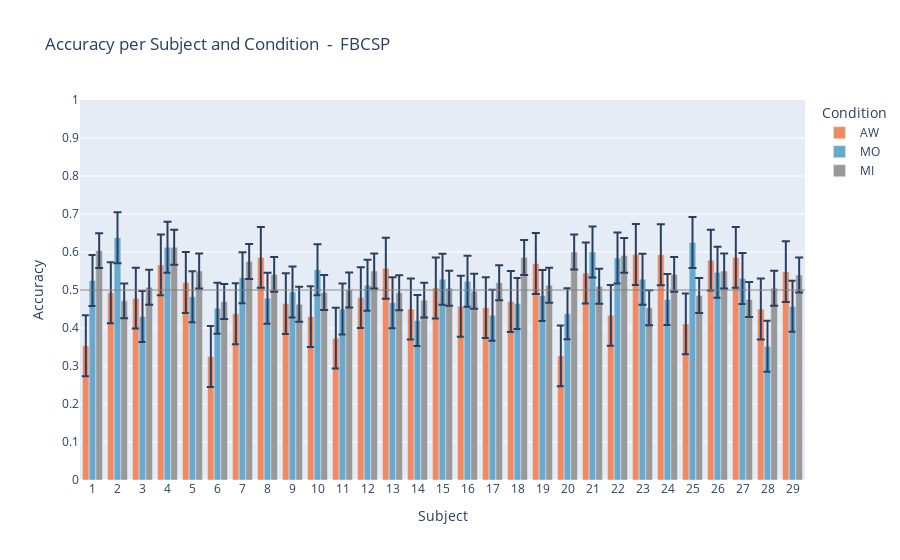

Write notebook code for a chart like this one.
### Code cell
# Create a DataFrame to organize the data
data = []
for subject_id, scores in AW_results['FBCSP'].items():
    data.append({
        'Subject': subject_id,
        'Condition': 'AW',
        'Accuracy': scores['average_accuracy']
    })
for subject_id, scores in MO_results['FBCSP'].items():
    data.append({
        'Subject': subject_id,
        'Condition': 'MO',
        'Accuracy': scores['average_accuracy']
    })
for subject_id, scores in MI_results['FBCSP'].items():
    data.append({
        'Subject': subject_id,
        'Condition': 'MI',
        'Accuracy': scores['average_accuracy']
    })

df = pd.DataFrame(data)
df_grouped = df.iloc[:,1:].groupby('Condition').agg(['mean', 'std'])
print(df_grouped)

# Calculate means and stds for error bars
means = df.groupby('Condition')['Accuracy'].mean()
stds = df.groupby('Condition')['Accuracy'].std()

# Create Plotly grouped bar chart with error bars
fig = go.Figure()

for condition in df['Condition'].unique():
    cond_df = df[df['Condition'] == condition]
    fig.add_trace(go.Bar(
        x=cond_df['Subject'],
        y=cond_df['Accuracy'],
        name=condition,
        marker_color=colors[condition],
        error_y=dict(
            type='data',
            array=[stds[condition]] * len(cond_df),  # same std for all bars in this condition
            visible=True
        )
    ))

# Add chance level line
fig.add_hline(y=0.5, line_width=1, line_color="gray")

# Update layout to show subject IDs on x-axis ticks
fig.update_layout(
    barmode='group',
    xaxis_title='Subject',
    yaxis_title='Accuracy',
    title='Accuracy per Subject and Condition  -  FBCSP',
    legend_title_text='Condition',
    xaxis=dict(
        tickmode='array',
        tickvals=df['Subject'].unique(),
        ticktext=df['Subject'].unique()
    ),
    yaxis=dict(range=[0.0, 1.0], tick0=0.4, dtick=0.1),
)

fig.show()

### Figure 1 — Plotly figure (JSON) as saved in the notebook; plotly's stock layout.template omitted (floating-point values rounded to 4 significant figures)
{"data": [{"error_y": {"array": [0.08004, 0.08004, 0.08004, 0.08004, 0.08004, 0.08004, 0.08004, 0.08004, 0.08004, 0.08004, 0.08004, 0.08004, 0.08004, 0.08004, 0.08004, 0.08004, 0.08004, 0.08004, 0.08004, 0.08004, 0.08004, 0.08004, 0.08004, 0.08004, 0.08004, 0.08004, 0.08004, 0.08004, 0.08004], "type": "data", "visible": true}, "marker": {"color": "#ef8a62"}, "name": "AW", "type": "bar", "x": ["1", "2", "3", "4", "5", "6", "7", "8", "9", "10", "11", "12", "13", "14", "15", "16", "17", "18", "19", "20", "21", "22", "23", "24", "25", "26", "27", "28", "29"], "y": [0.3533, 0.4929, 0.4786, 0.5661, 0.5196, 0.325, 0.4375, 0.5857, 0.4643, 0.43, 0.3733, 0.48, 0.5571, 0.45, 0.5054, 0.4571, 0.4536, 0.4696, 0.5696, 0.3268, 0.5446, 0.4333, 0.5933, 0.5929, 0.4107, 0.5786, 0.5857, 0.45, 0.5482]}, {"error_y": {"array": [0.06707, 0.06707, 0.06707, 0.06707, 0.06707, 0.06707, 0.06707, 0.06707, 0.06707, 0.06707, 0.06707, 0.06707, 0.06707, 0.06707, 0.06707, 0.06707, 0.06707, 0.06707, 0.06707, 0.06707, 0.06707, 0.06707, 0.06707, 0.06707, 0.06707, 0.06707, 0.06707, 0.06707, 0.06707], "type": "data", "visible": true}, "marker": {"color": "#67a9cf"}, "name": "MO", "type": "bar", "x": ["1", "2", "3", "4", "5", "6", "7", "8", "9", "10", "11", "12", "13", "14", "15", "16", "17", "18", "19", "20", "21", "22", "23", "24", "25", "26", "27", "28", "29"], "y": [0.525, 0.6375, 0.4304, 0.6125, 0.4821, 0.4518, 0.5321, 0.4786, 0.4946, 0.5533, 0.45, 0.5125, 0.4667, 0.4196, 0.5286, 0.5232, 0.4333, 0.4643, 0.4857, 0.4375, 0.6, 0.5839, 0.5286, 0.475, 0.625, 0.5464, 0.5304, 0.3518, 0.4571]}, {"error_y": {"array": [0.04599, 0.04599, 0.04599, 0.04599, 0.04599, 0.04599, 0.04599, 0.04599, 0.04599, 0.04599, 0.04599, 0.04599, 0.04599, 0.04599, 0.04599, 0.04599, 0.04599, 0.04599, 0.04599, 0.04599, 0.04599, 0.04599, 0.04599, 0.04599, 0.04599, 0.04599, 0.04599, 0.04599, 0.04599], "type": "data", "visible": true}, "marker": {"color": "#999999"}, "name": "MI", "type": "bar", "x": ["1", "2", "3", "4", "5", "6", "7", "8", "9", "10", "11", "12", "13", "14", "15", "16", "17", "18", "19", "20", "21", "22", "23", "24", "25", "26", "27", "28", "29"], "y": [0.6036, 0.4714, 0.5071, 0.6125, 0.55, 0.4696, 0.575, 0.5411, 0.4625, 0.4933, 0.5, 0.55, 0.4929, 0.4733, 0.5048, 0.4967, 0.519, 0.5857, 0.5125, 0.6, 0.51, 0.5911, 0.4533, 0.5411, 0.4857, 0.55, 0.475, 0.5048, 0.5393]}], "layout": {"barmode": "group", "legend": {"title": {"text": "Condition"}}, "shapes": [{"line": {"color": "gray", "width": 1}, "type": "line", "x0": 0, "x1": 1, "xref": "x domain", "y0": 0.5, "y1": 0.5, "yref": "y"}], "title": {"text": "Accuracy per Subject and Condition  -  FBCSP"}, "xaxis": {"tickmode": "array", "ticktext": ["1", "2", "3", "4", "5", "6", "7", "8", "9", "10", "11", "12", "13", "14", "15", "16", "17", "18", "19", "20", "21", "22", "23", "24", "25", "26", "27", "28", "29"], "tickvals": ["1", "2", "3", "4", "5", "6", "7", "8", "9", "10", "11", "12", "13", "14", "15", "16", "17", "18", "19", "20", "21", "22", "23", "24", "25", "26", "27", "28", "29"], "title": {"text": "Subject"}}, "yaxis": {"dtick": 0.1, "range": [0, 1], "tick0": 0.4, "title": {"text": "Accuracy"}}}}
